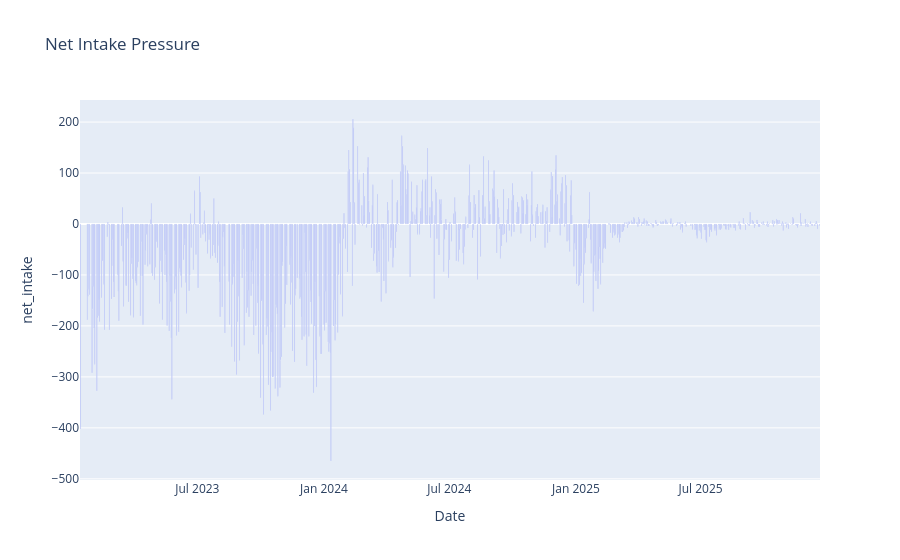

The code cell stored with this chart in its notebook:
### Code cell
fig = px.bar(
    df,
    x="Date",
    y="net_intake",
    title="Net Intake Pressure"
)

fig.show()

### Figure 1 — Plotly figure (JSON) as saved in the notebook; plotly's stock layout.template omitted (floating-point values rounded to 4 significant figures; data arrays with more than 128 entries replaced by an {"elided": "..."} marker saying what was removed)
{"data": [{"hovertemplate": "Date=%{x}<br>net_intake=%{y}<extra></extra>", "legendgroup": "", "marker": {"color": "#636efa", "pattern": {"shape": ""}}, "name": "", "orientation": "v", "showlegend": false, "textposition": "auto", "type": "bar", "x": {"elided": "720 str values"}, "xaxis": "x", "y": {"elided": "720 float values"}, "yaxis": "y"}], "layout": {"barmode": "relative", "legend": {"tracegroupgap": 0}, "title": {"text": "Net Intake Pressure"}, "xaxis": {"anchor": "y", "domain": [0, 1], "title": {"text": "Date"}}, "yaxis": {"anchor": "x", "domain": [0, 1], "title": {"text": "net_intake"}}}}
